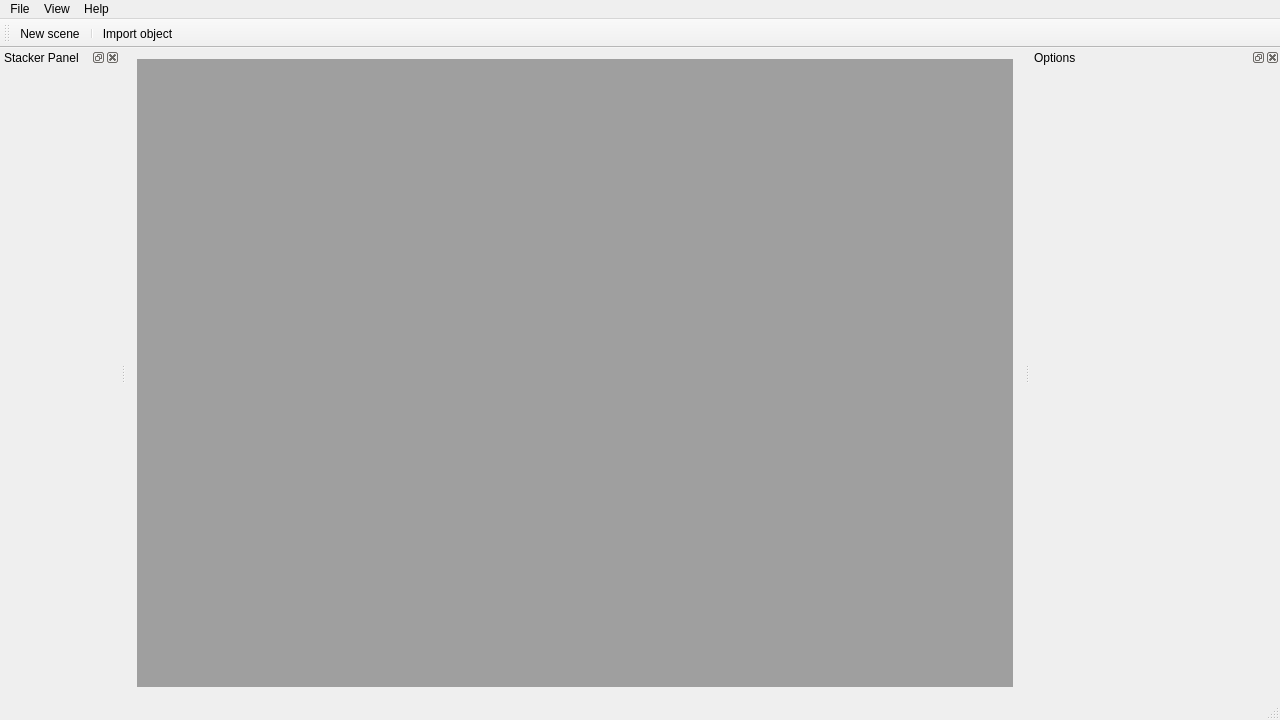
<?xml version="1.0" encoding="UTF-8"?>
<ui version="4.0">
 <class>WorkspaceClass</class>
 <widget class="QMainWindow" name="WorkspaceClass">
  <property name="windowModality">
   <enum>Qt::ApplicationModal</enum>
  </property>
  <property name="geometry">
   <rect>
    <x>0</x>
    <y>0</y>
    <width>1280</width>
    <height>720</height>
   </rect>
  </property>
  <property name="windowTitle">
   <string>Workspace</string>
  </property>
  <property name="documentMode">
   <bool>false</bool>
  </property>
  <widget class="QWidget" name="centralWidget">
   <layout class="QVBoxLayout" name="verticalLayout">
    <item>
     <widget class="QMdiArea" name="sceneArea"/>
    </item>
   </layout>
  </widget>
  <widget class="QMenuBar" name="menuBar">
   <property name="geometry">
    <rect>
     <x>0</x>
     <y>0</y>
     <width>1280</width>
     <height>21</height>
    </rect>
   </property>
   <widget class="QMenu" name="menuFile">
    <property name="title">
     <string>File</string>
    </property>
    <addaction name="actionNewScene"/>
    <addaction name="actionImportObject"/>
    <addaction name="actionExportObject"/>
    <addaction name="separator"/>
    <addaction name="actionExit"/>
   </widget>
   <widget class="QMenu" name="menuView">
    <property name="title">
     <string>View</string>
    </property>
   </widget>
   <widget class="QMenu" name="menuHelp">
    <property name="title">
     <string>Help</string>
    </property>
   </widget>
   <addaction name="menuFile"/>
   <addaction name="menuView"/>
   <addaction name="menuHelp"/>
  </widget>
  <widget class="QToolBar" name="mainToolBar">
   <property name="windowTitle">
    <string>Main Toolbar</string>
   </property>
   <property name="toolButtonStyle">
    <enum>Qt::ToolButtonTextBesideIcon</enum>
   </property>
   <attribute name="toolBarArea">
    <enum>TopToolBarArea</enum>
   </attribute>
   <attribute name="toolBarBreak">
    <bool>false</bool>
   </attribute>
   <addaction name="actionNewScene"/>
   <addaction name="separator"/>
   <addaction name="actionImportObject"/>
  </widget>
  <widget class="QStatusBar" name="statusBar"/>
  <widget class="QDockWidget" name="leftDock">
   <property name="minimumSize">
    <size>
     <width>120</width>
     <height>38</height>
    </size>
   </property>
   <property name="windowTitle">
    <string>Stacker Panel</string>
   </property>
   <attribute name="dockWidgetArea">
    <number>1</number>
   </attribute>
   <widget class="QWidget" name="leftDockWidget"/>
  </widget>
  <widget class="QDockWidget" name="rightDock">
   <property name="minimumSize">
    <size>
     <width>250</width>
     <height>38</height>
    </size>
   </property>
   <property name="windowTitle">
    <string>Options</string>
   </property>
   <attribute name="dockWidgetArea">
    <number>2</number>
   </attribute>
   <widget class="QWidget" name="rightDockWidget"/>
  </widget>
  <action name="actionExit">
   <property name="text">
    <string>Exit</string>
   </property>
  </action>
  <action name="actionNewScene">
   <property name="icon">
    <iconset resource="Workspace.qrc">
     <normaloff>:/Workspace/Resources/icons/newScene.png</normaloff>:/Workspace/Resources/icons/newScene.png</iconset>
   </property>
   <property name="text">
    <string>New scene</string>
   </property>
  </action>
  <action name="actionImportObject">
   <property name="icon">
    <iconset resource="Workspace.qrc">
     <normaloff>:/Workspace/Resources/icons/insertObject.png</normaloff>:/Workspace/Resources/icons/insertObject.png</iconset>
   </property>
   <property name="text">
    <string>Import object</string>
   </property>
   <property name="toolTip">
    <string>Import object</string>
   </property>
  </action>
  <action name="actionExportObject">
   <property name="icon">
    <iconset resource="Workspace.qrc">
     <normaloff>:/Workspace/Resources/icons/export.png</normaloff>:/Workspace/Resources/icons/export.png</iconset>
   </property>
   <property name="text">
    <string>Export object</string>
   </property>
  </action>
 </widget>
 <layoutdefault spacing="6" margin="11"/>
 <resources>
  <include location="Workspace.qrc"/>
 </resources>
 <connections>
  <connection>
   <sender>actionExit</sender>
   <signal>triggered()</signal>
   <receiver>WorkspaceClass</receiver>
   <slot>close()</slot>
   <hints>
    <hint type="sourcelabel">
     <x>-1</x>
     <y>-1</y>
    </hint>
    <hint type="destinationlabel">
     <x>639</x>
     <y>359</y>
    </hint>
   </hints>
  </connection>
 </connections>
</ui>
